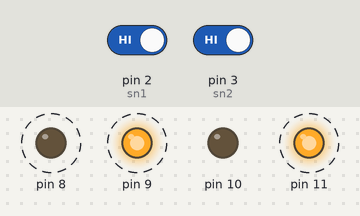
Recording of a sketch running on a simulated Arduino Uno, built with avr-gcc and run on an emulated ATmega328P. On the bench: output pins drawn as LEDs (lit = HIGH). Dashed ring = blinking. The test bench sets the inputs (shaded band); at power-on: pin 2 (sn1) HIGH, pin 3 (sn2) HIGH.

Above: at 4.8 s.
4.9 s: pin 2 (sn1) driven LOW
At 6.4 s:
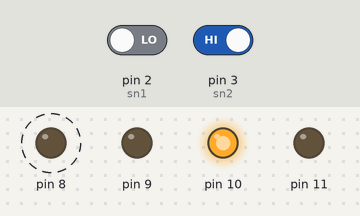
7.6 s: pin 3 (sn2) driven LOW
At 9.1 s:
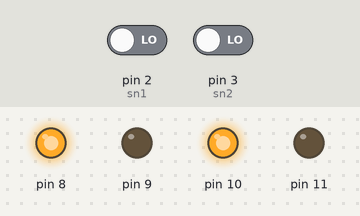
10.3 s: pin 2 (sn1) driven HIGH
At 11.0 s:
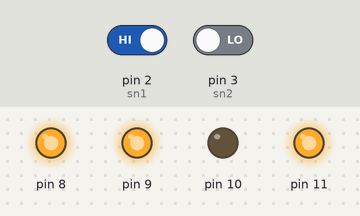
13.0 s: pin 3 (sn2) driven HIGH
At 14.1 s:
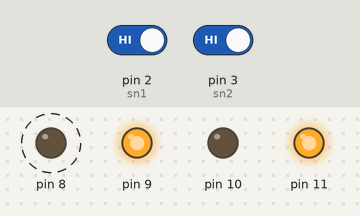
Timing chart, 0 to 20.0 s (numbered marks = the images above; inputs shaded):
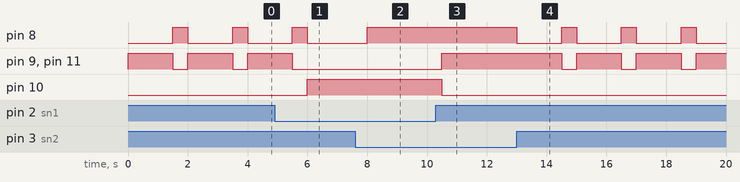

Measured:
- after the input at 4.9 s, pin 9, pin 11: goes on until 5.5 s, then stays LOW; pin 10: LOW → HIGH after 1.1 s
- after the input at 7.6 s, pin 8: LOW → HIGH after 0.40 s
- after the input at 10.3 s, pin 9, pin 11: LOW → HIGH after 0.20 s; pin 10: HIGH → LOW after 0.20 s
- after the input at 13.0 s, pin 8: alternates HIGH for 0.50 s and LOW for 1.5 s, starting at once; pin 9, pin 11: alternates HIGH for 1.5 s and LOW for 0.50 s, starting after 1.5 s
- by itself, pin 8: alternates HIGH for 0.50 s and LOW for 1.5 s
- by itself, pin 9, pin 11: alternates HIGH for 1.5 s and LOW for 0.50 s

The sketch:

sensor.INO
```cpp
const int sn1 = 2;
  const int sn2 = 3;
  int sv1 = 0;
  int sv2 = 0;


void setup() {

    pinMode(sn1, INPUT);
    pinMode(sn2, INPUT);
    pinMode(8,OUTPUT);
    pinMode(9,OUTPUT);
    pinMode(10,OUTPUT);
    pinMode(11,OUTPUT);
}

void loop() {
  sv1 = digitalRead(sn1);
   sv2 = digitalRead(sn2);


   if((sv1==LOW)&&(sv2==LOW))

   {
      digitalWrite (8, HIGH);
   digitalWrite (9, LOW);
    digitalWrite (10, HIGH);
     digitalWrite (11, LOW);
     delay(500);
   }
    if((sv1==HIGH)&&(sv2==HIGH))
   {
      digitalWrite (8, LOW);
   digitalWrite (9, HIGH);
    digitalWrite (10, LOW);
     digitalWrite (11, HIGH);
     delay(1500);

      digitalWrite (8, HIGH);
   digitalWrite (9, LOW);
    digitalWrite (10, LOW);
     digitalWrite (11, LOW);
     delay(500);

   }
   if((sv1==LOW)&&(sv2==HIGH))
   {
      digitalWrite (8, LOW);
   digitalWrite (9, LOW);
    digitalWrite (10, HIGH);
     digitalWrite (11, LOW);
     delay(500);
   }
    if((sv1==HIGH)&&(sv2==LOW))
   {
      digitalWrite (8, HIGH);
   digitalWrite (9, HIGH);
    digitalWrite (10, LOW);
     digitalWrite (11, HIGH);
     delay(500);
   }

}
```
